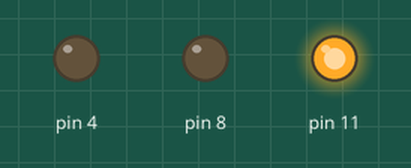
A sketch run on a simulated Arduino Uno, built with avr-gcc and run on an emulated ATmega328P. On the bench: output pins drawn as LEDs (lit = HIGH).

Above: at 0.5 s.
At 1.5 s:
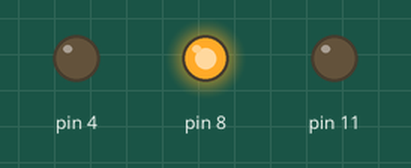
At 5.5 s:
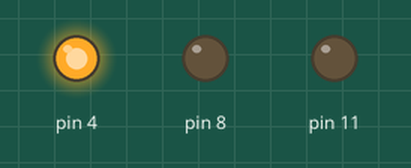
Timing chart, 0 to 6.9 s (numbered marks = the images above):
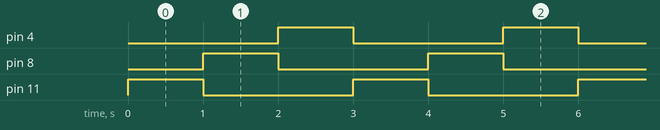

The sketch:

traffic_lite1.ino
```cpp
// C++ code
//
void setup()
{
  pinMode(11, OUTPUT);
  pinMode(8, OUTPUT);
  pinMode(4, OUTPUT);
}

void loop()
{
  digitalWrite(11, HIGH);
  digitalWrite(8, LOW);
  digitalWrite(4, LOW);
  delay(1000); // Wait for 1000 millisecond(s)
  digitalWrite(11, LOW);
  digitalWrite(8, HIGH);
  digitalWrite(4, LOW);
  delay(1000); // Wait for 1000 millisecond(s)
  digitalWrite(11, LOW);
  digitalWrite(8, LOW);
  digitalWrite(4, HIGH);
  delay(1000); // Wait for 1000 millisecond(s)
}
```

Measured:
- by itself, pin 4, pin 8, pin 11: alternates HIGH for 1.0 s and LOW for 2.0 s
- by itself, everything shown: repeats every 3.0 s, in 3 steps
